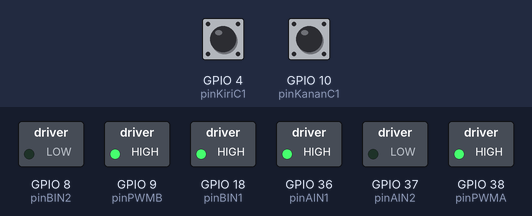
This sketch was run on a simulated ESP32-S3. On the bench: switched loads named in the sketch (green lamp = pin HIGH). The test bench sets the inputs (shaded band); at power-on: GPIO 4 (pinKiriC1) HIGH, GPIO 10 (pinKananC1) HIGH. What the sketch prints to the serial monitor is not drawn.

Above: at 0.3 s.
Timing chart, 0 to 1.8 s (numbered marks = the images above):
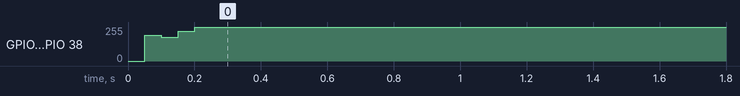

Measured:
- by itself, GPIO 9 (pinPWMB), GPIO 38 (pinPWMA): 0/255 → 255/255 at 0.05 s

The sketch:

Uji_Feedback_Encoder.ino
```cpp
// =====================================================================
// USANG (OBSOLETE) - JANGAN DIPAKAI DI PCB UTAMA
// Sketch ini dari uji breadboard 15 Okt (lihat Hasil_Uji_PID_2026-10-15.md) dan hanya
// disimpan sebagai arsip. Pin 36/37 bentrok dengan PSRAM octal (N16R8) dan pin 38 dipakai
// LED R di PCB; encoder kanan 10/11 juga dipakai suction/ECHO US1 di PCB.
// Gunakan Uji_PID_Kecepatan_Roda_v2 (pin sesuai PCB rev 004).
// =====================================================================

// --- Definisi Pin Motor (TB6612FNG) ---
// Motor KIRI (Pin Baru)
const int pinPWMA = 38;
const int pinAIN2 = 37;
const int pinAIN1 = 36;

// Motor KANAN (Tetap)
const int pinPWMB = 9;
const int pinBIN1 = 18;
const int pinBIN2 = 8;

// --- Definisi Pin Encoder ---
const int pinKiriC1 = 4;
const int pinKiriC2 = 5;

// Motor Kanan (Menggunakan pin yang stabil: 10 & 11)
const int pinKananC1 = 10;
const int pinKananC2 = 11;

// --- Variabel Pembacaan Tick ---
volatile long tickKiri = 0;
volatile long tickKanan = 0;
long tickKiriLama = 0;
long tickKananLama = 0;

// --- Pengaturan Waktu (Sampling) ---
unsigned long waktuLama = 0;
const int interval = 50;

// --- Parameter PID Final ---
float Kp = 3.0;
float Ki = 1.5;
float Kd = 2.0;

// Berdasarkan log Anda, kecepatan stabil di sekitar angka 30
int targetSpeed = 30;

// Variabel kalkulasi PID
float errorKiri = 0, lastErrorKiri = 0, integralKiri = 0;
float errorKanan = 0, lastErrorKanan = 0, integralKanan = 0;

// Fungsi Interrupt
void IRAM_ATTR bacaEncoderKiri() {
  if (digitalRead(pinKiriC2) == HIGH) tickKiri++;
  else tickKiri--;
}

void IRAM_ATTR bacaEncoderKanan() {
  if (digitalRead(pinKananC2) == HIGH) tickKanan++;
  else tickKanan--;
}

void setup() {
  Serial.begin(115200);

  // Setup Pin Encoder
  pinMode(pinKiriC1, INPUT_PULLUP);
  pinMode(pinKiriC2, INPUT_PULLUP);
  pinMode(pinKananC1, INPUT_PULLUP);
  pinMode(pinKananC2, INPUT_PULLUP);

  attachInterrupt(digitalPinToInterrupt(pinKiriC1), bacaEncoderKiri, RISING);
  attachInterrupt(digitalPinToInterrupt(pinKananC1), bacaEncoderKanan, RISING);

  // Setup Pin Motor
  pinMode(pinPWMA, OUTPUT);
  pinMode(pinAIN1, OUTPUT);
  pinMode(pinAIN2, OUTPUT);

  pinMode(pinPWMB, OUTPUT);
  pinMode(pinBIN1, OUTPUT);
  pinMode(pinBIN2, OUTPUT);

  // Arah Maju
  digitalWrite(pinAIN1, HIGH);
  digitalWrite(pinAIN2, LOW);
  digitalWrite(pinBIN1, HIGH);
  digitalWrite(pinBIN2, LOW);
}

void loop() {
  unsigned long waktuSekarang = millis();

  if (waktuSekarang - waktuLama >= interval) {

    // 1. Kecepatan Aktual = Selisih tick dalam 50ms
    long speedKiri = tickKiri - tickKiriLama;
    long speedKanan = tickKanan - tickKananLama;

    tickKiriLama = tickKiri;
    tickKananLama = tickKanan;

    // Gunakan nilai mutlak agar kalkulasi konsisten meski mundur
    int aktualSpeedKiri = abs(speedKiri);
    int aktualSpeedKanan = abs(speedKanan);

    // 2. Kalkulasi Error
    errorKiri = targetSpeed - aktualSpeedKiri;
    errorKanan = targetSpeed - aktualSpeedKanan;

    // 3. Kalkulasi Integral (dengan sistem Anti-Windup agar tidak kebablasan)
    integralKiri += errorKiri;
    if (integralKiri > 255) integralKiri = 255;
    if (integralKiri < -255) integralKiri = -255;

    integralKanan += errorKanan;
    if (integralKanan > 255) integralKanan = 255;
    if (integralKanan < -255) integralKanan = -255;

    // 4. Kalkulasi Derivatif
    float derivatifKiri = errorKiri - lastErrorKiri;
    float derivatifKanan = errorKanan - lastErrorKanan;

    // 5. Total Output PID
    float outputKiri = (Kp * errorKiri) + (Ki * integralKiri) + (Kd * derivatifKiri);
    float outputKanan = (Kp * errorKanan) + (Ki * integralKanan) + (Kd * derivatifKanan);

    // Simpan error untuk iterasi berikutnya
    lastErrorKiri = errorKiri;
    lastErrorKanan = errorKanan;

    // 6. Batasi Output PWM ke jangkauan ESP32 (0 - 255)
    if (outputKiri > 255) outputKiri = 255;
    if (outputKiri < 0) outputKiri = 0;

    if (outputKanan > 255) outputKanan = 255;
    if (outputKanan < 0) outputKanan = 0;

    // 7. Terapkan PWM ke Motor
    analogWrite(pinPWMA, outputKiri);
    analogWrite(pinPWMB, outputKanan);

    waktuLama = waktuSekarang;

    // Tampilkan log
    Serial.print("Raw Kiri:");
    Serial.print(tickKiri);
    Serial.print(", Raw Kanan:");
    Serial.print(tickKanan);
    Serial.print(" | Speed Kiri:");
    Serial.print(aktualSpeedKiri);
    Serial.print(", Speed Kanan:");
    Serial.println(aktualSpeedKanan);
  }
}
```
